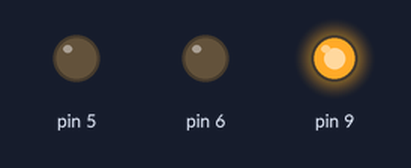
The sketch below on a simulated Arduino Uno, built with avr-gcc and run on an emulated ATmega328P. On the bench: output pins drawn as LEDs (lit = HIGH).

Above: at 1.0 s.
At 3.0 s:
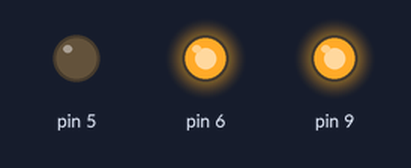
At 6.5 s:
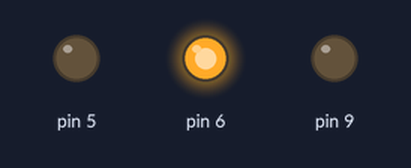
Timing chart, 0 to 11.7 s (numbered marks = the images above):
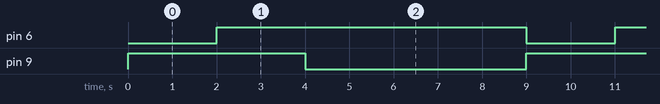

Measured:
- by itself, pin 6: alternates HIGH for 7.0 s and LOW for 2.0 s
- by itself, pin 9: alternates HIGH for 4.0 s and LOW for 5.0 s
- by itself, everything shown: repeats every 9.0 s, in 3 steps

The sketch:

Advanced_Exercise.ino
```cpp
#include <RGBLed.h>
const int blueColor = 5;
const int redColor = 6;
const int greenColor = 9;
RGBLed led(redColor, greenColor, blueColor, RGBLed::COMMON_CATHODE);
void setup() {

}

void loop() {
  led.setColor(RGBLed::GREEN);
  delay(2000);
  led.setColor(RGBLed::YELLOW);
  delay(2000);
  led.setColor(RGBLed::RED);
  delay(5000);
}
```
